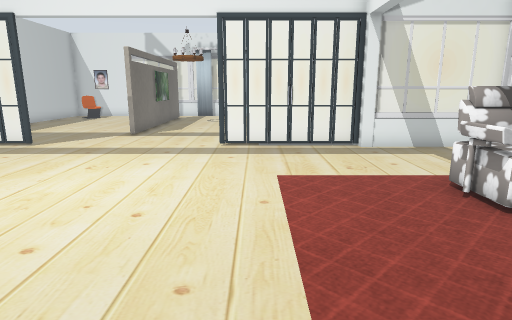
[1] (above)

18 first-person views from a walk through a Gazebo world. The camera is 1 m above the floor, tilts 12° down and sees 75° across. The floor is counted in squares, 0.5 m on a side. Each view is taken from the middle of a square. On the plan, view 1 faces up. The plan holds only what a view shows up to about 18 squares ahead; the rest is blank. Some surface patterns are stand-ins.

[2]
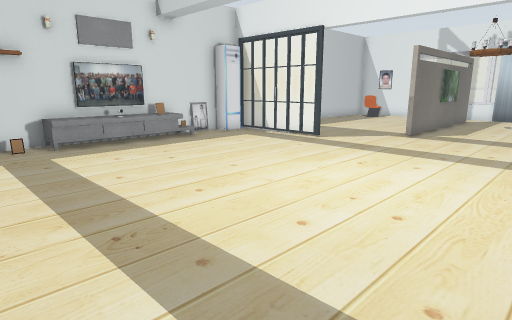

[3]
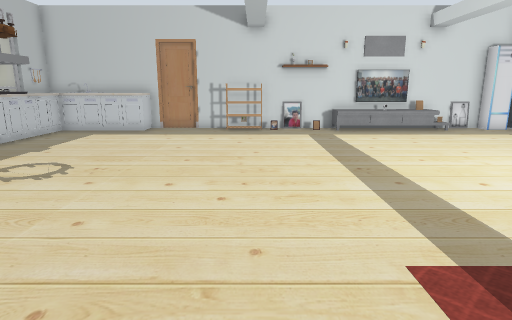

[4]
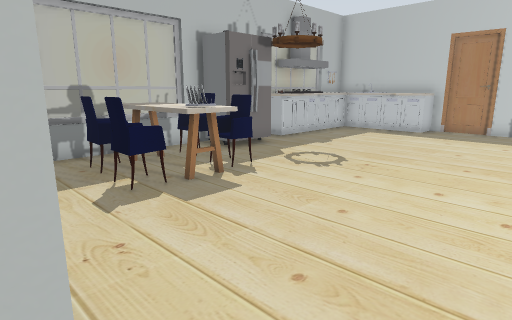

[5]
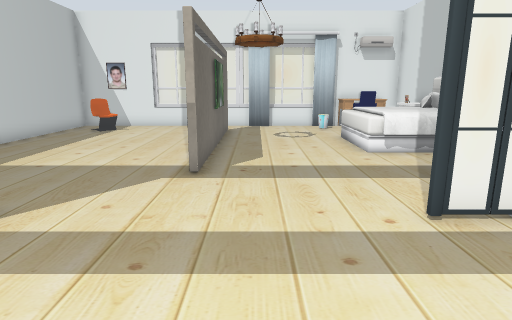

[6]
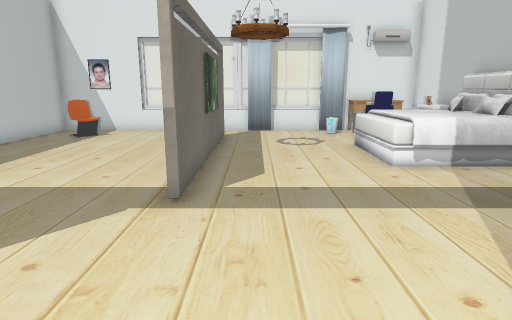

[7]
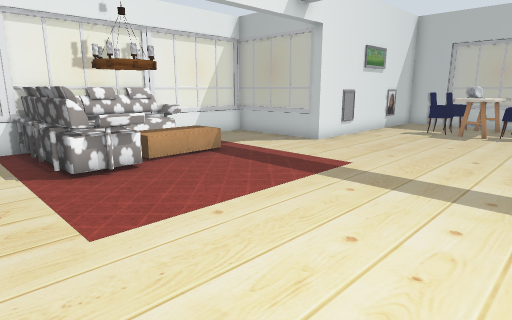

[8]
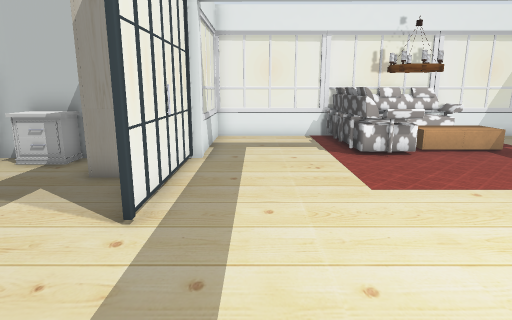

[9]
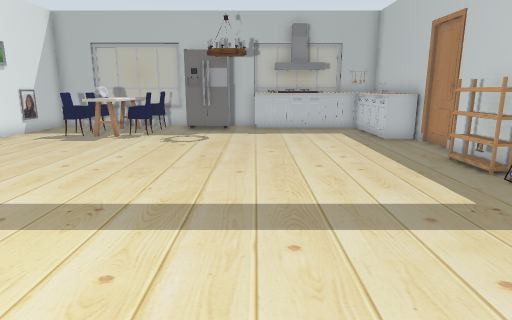

[10]
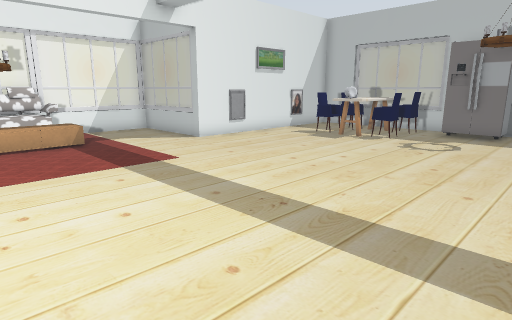

[11]
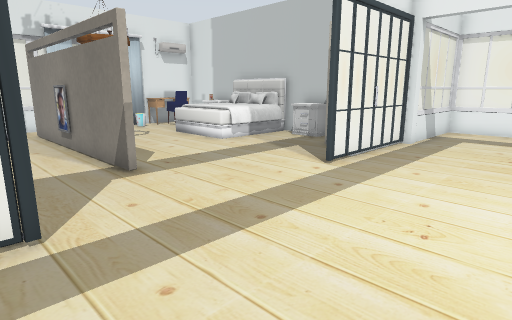

[12]
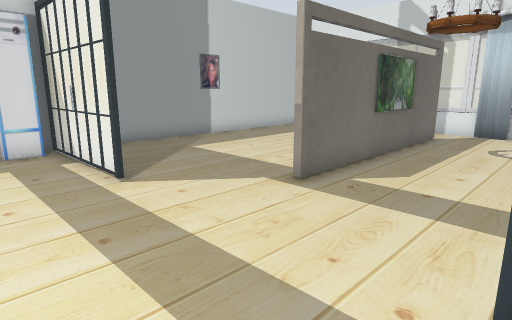

[13]
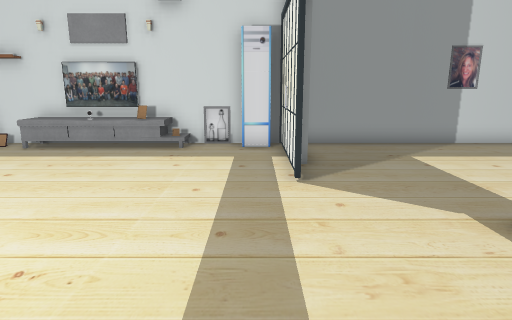

[14]
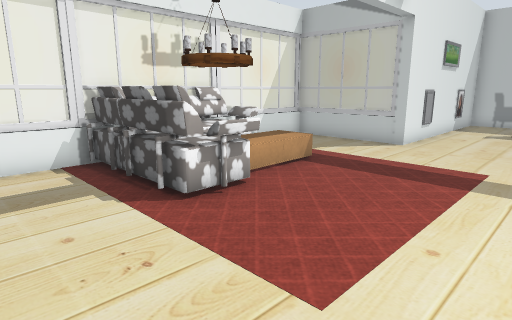

[15]
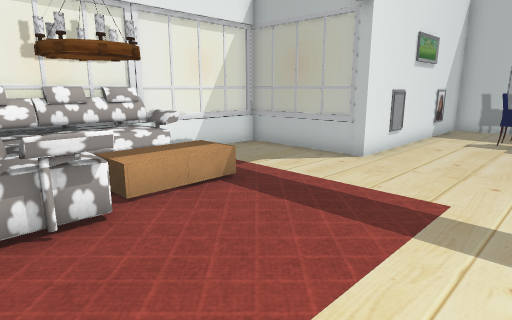

[16]
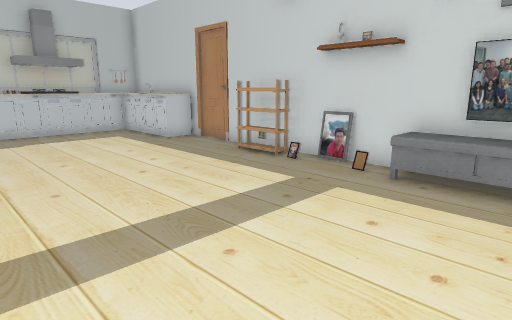

[17]
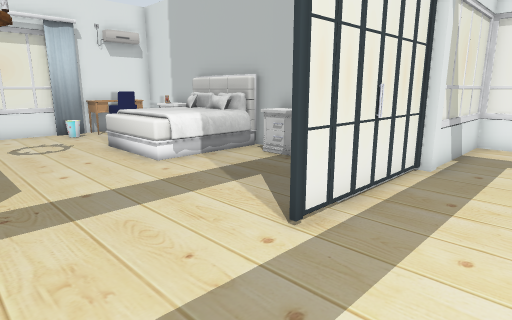

[18]
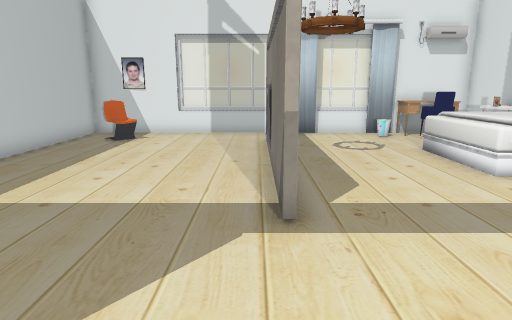

### Floor plan
Points are (right, up) in squares from view 1. A wall is a line through its corners. A room is listed if a view was taken in it or the views show most of it. See-through windows are left out.
Room 1 (views 1, 2, 3, 4, 5, 6, 7, 8, 9, 10, 11, 12, 13, 14, 15, 16, 17, 18)
walls: (-5.6, 14.8) (-5.6, 18.5); (2.9, 12) (0.4, 12); (4.5, 11.6) (3.7, 11.6); (-13.5, 12) (-13.5, -3.5); (3.7, 15) (3.7, 25.6) (0.3, 25.6); (-5.4, 18.5) (-5.4, 14.8); (-5.6, 20.4) (-5.6, 23.6); (-13.5, -6) (-13.5, -11.6) (-12.4, -11.6); (-5.4, 23.6) (-5.4, 20.4); (-3.9, -11.6) (3.7, -11.6) (3.7, -2.3) (8.5, -2.3); (-6.9, -11.6) (-5.5, -11.6); (-9.4, 25.6) (-13.5, 25.6) (-13.5, 12.9)
low walls: (8.5, 6.5) (8.5, 11.7); (8.5, -2.3) (8.5, 2.6); (-4.4, 25.6) (-5.6, 25.6)
objects: door leaf (-14, -5); other object (-14, -4); kitchen cabinet (-13, -11) to (-11, -7); shoe rack (-13, -2) to (-13, -1); desk (-13, 0); other object (-13, 1); desk (-13, 2); TV cabinet (-13, 3) to (-12, 5); TV (-13, 4); picture (-13, 5) to (-13, 6); TV (-13, 7); TV cabinet (-13, 8); picture (-13, 9); other object (-13, 11); picture (-13, 19); other object (-12, -12); other object (-12, 7); chair (-12, 23) to (-11, 24); window (-11, -12) to (-10, -12); door leaf (-11, 12); other object (-10, -11) to (-9, -11); bench (-9, -12); door leaf (-9, 12) to (-8, 12); window (-9, 26) to (-6, 26); kitchen cabinet (-8, -11) to (-7, -11); lamp (-6, -9) to (-5, -8); picture (-6, 19); fridge (-5, -11) to (-4, -10); TV (-5, 19); lamp (-5, 19) to (-3, 21); window (-4, 26) to (-1, 26); window (-2, -12); chair (-2, -10) to (-2, -9); chair (-2, -8) to (-1, -8); kitchen table (-1, -10) to (-1, -9); table (-1, -7) to (0, -7); door leaf (-1, 12); bin (-1, 24) to (0, 25); chair (0, -10) to (1, -9); chair (0, -8) to (1, -8); bed (0, 18) to (3, 21); curtain (0, 25); door leaf (1, 12); chair (1, 23) to (2, 24); desk (1, 24) to (3, 25); wardrobe (2, 13) to (3, 14); nightstand (3, 15) to (3, 16); nightstand (3, 22); other object (3, 23); picture (4, -9); picture (4, -4); sofa (4, 2) to (8, 7); coffee table (5, 2) to (6, 3); lamp (5, 4) to (7, 5); window (5, 12) to (8, 12); window (6, -2) to (8, -2); window (9, 0); window (9, 3) to (9, 6); window (9, 10)

Where each view was taken, in squares from view 1:
view 1: 0 up, 0 right, facing up
view 2: 0 up, 0 right, facing up-left
view 3: 1 down, 4 right, facing left
view 4: 1 down, 4 right, facing down-left
view 5: 7 up, 4 left, facing up
view 6: 9 up, 4 left, facing up
view 7: 9 up, 4 left, facing down-right
view 8: 10 up, 6 left, facing right
view 9: 7 up, 7 left, facing down
view 10: 6 up, 8 left, facing down-right
view 11: 7 up, 9 left, facing up-right
view 12: 9 up, 1 left, facing up-left
view 13: 11 up, 1 left, facing left
view 14: 10 up, 1 left, facing down-right
view 15: 7 up, 1 left, facing down-right
view 16: 6 up, 5 left, facing down-left
view 17: 9 up, 5 left, facing up-right
view 18: 10 up, 6 left, facing up
